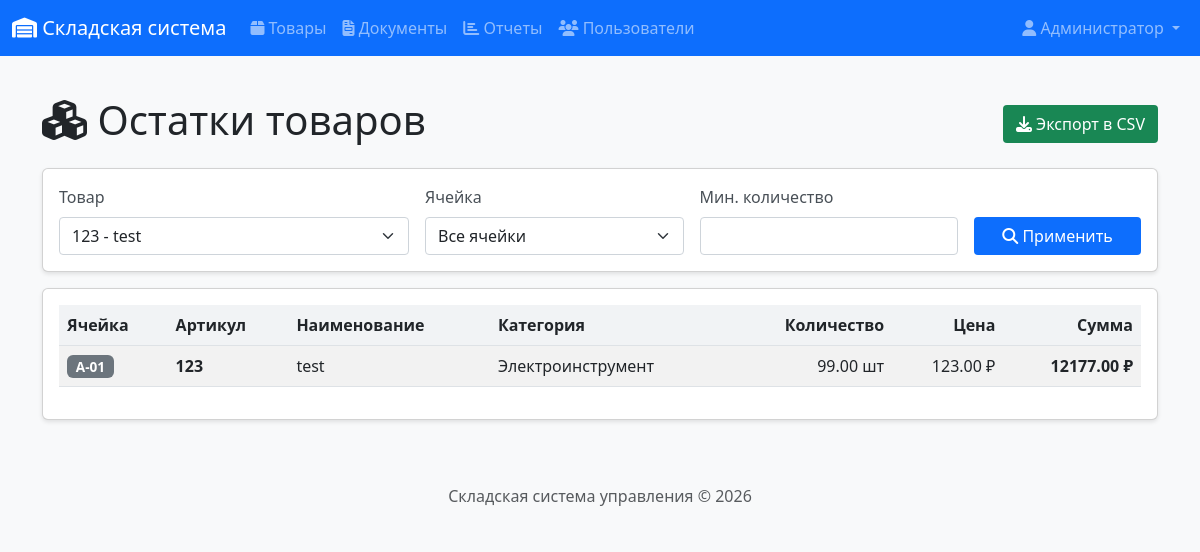
The app's page /products/stock?product_id=2 (signed in), older data.
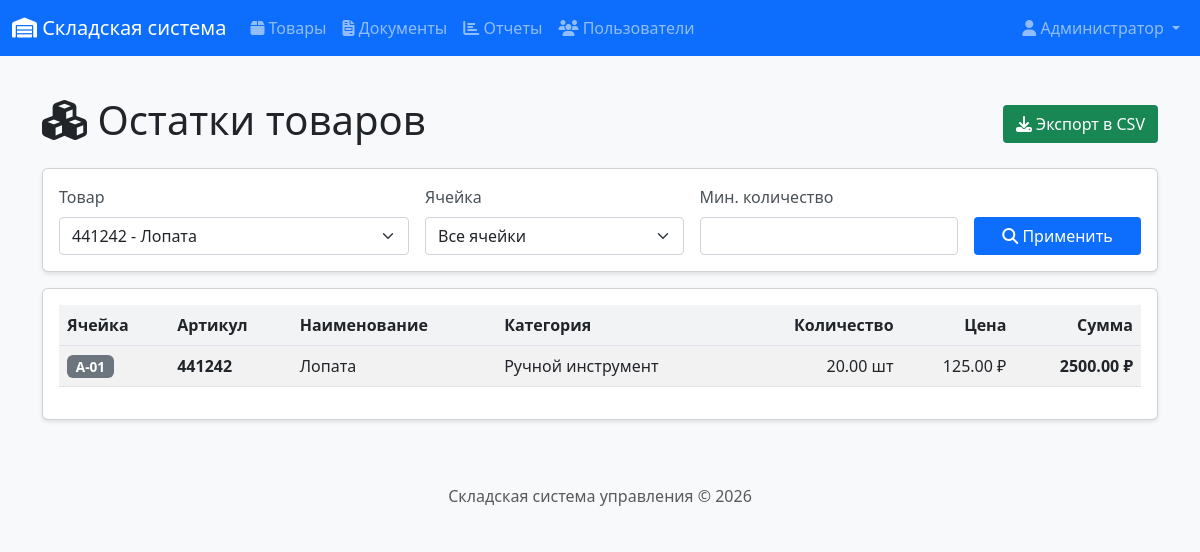
The same page, newer data.
### app/models.py (models this page shows, shortened)
class StockBalance(db.Model):
    __tablename__ = 'stock_balances'
    id = db.Column(db.Integer, primary_key=True)
    product_id = db.Column(db.Integer, db.ForeignKey('products.id'), nullable=False)
    cell_id = db.Column(db.Integer, db.ForeignKey('warehouse_cells.id'), nullable=False)
    quantity = db.Column(db.Numeric(10, 2), nullable=False, default=0)
    last_updated = db.Column(db.DateTime, default=datetime.utcnow, onupdate=datetime.utcnow)
    __table_args__ = (db.UniqueConstraint('product_id', 'cell_id', name='unique_product_cell'),)

class Product(db.Model):
    __tablename__ = 'products'
    id = db.Column(db.Integer, primary_key=True)
    article = db.Column(db.String(50), unique=True, nullable=False)
    name = db.Column(db.String(200), nullable=False)
    unit = db.Column(db.String(20), nullable=False, default='шт')  # шт, кг, м
    price = db.Column(db.Numeric(10, 2), nullable=False, default=0)
    category_id = db.Column(db.Integer, db.ForeignKey('categories.id'))
    supplier_id = db.Column(db.Integer, db.ForeignKey('suppliers.id'))
    created_at = db.Column(db.DateTime, default=datetime.utcnow)
    updated_at = db.Column(db.DateTime, default=datetime.utcnow, onupdate=datetime.utcnow)
    balances = db.relationship('StockBalance', backref='product', lazy='dynamic')
    document_items = db.relationship('DocumentItem', backref='product', lazy='dynamic')

class Category(db.Model):
    __tablename__ = 'categories'
    id = db.Column(db.Integer, primary_key=True)
    name = db.Column(db.String(50), nullable=False, unique=True)
    description = db.Column(db.String(200))
    products = db.relationship('Product', backref='category', lazy='dynamic')

class WarehouseCell(db.Model):
    __tablename__ = 'warehouse_cells'
    id = db.Column(db.Integer, primary_key=True)
    name = db.Column(db.String(20), unique=True, nullable=False)  # A-01, B-12 и т.д.
    description = db.Column(db.String(100))
    balances = db.relationship('StockBalance', backref='cell', lazy='dynamic')

### app/routes/products.py (the view)
@bp.route('/stock')
@login_required
def stock_balance():
    form = StockFilterForm()
    form.product_id.choices = [(0, '-- Все товары --')] + [
        (p.id, f"{p.article} - {p.name}") for p in Product.query.all()
    ]
    form.cell_id.choices = [(0, '-- Все ячейки --')] + [
        (c.id, c.name) for c in WarehouseCell.query.all()
    ]
    product_id = request.args.get('product_id', 0, type=int)
    cell_id = request.args.get('cell_id', 0, type=int)
    min_quantity = request.args.get('min_quantity', type=float)
    query = StockBalance.query
    if product_id and product_id != 0:
        query = query.filter_by(product_id=product_id)
    if cell_id and cell_id != 0:
        query = query.filter_by(cell_id=cell_id)
    balances = query.all()
    if min_quantity:
        balances = [b for b in balances if b.quantity >= min_quantity]
    return render_template('products/stock.html',
                          title='Остатки товаров',
                          balances=balances,
                          form=form,
                          product_id=product_id,
                          cell_id=cell_id,
                          min_quantity=min_quantity)

### app/forms.py
class StockFilterForm(FlaskForm):
    product_id = SelectField('Товар', coerce=int, validators=[Optional()], choices=[])
    cell_id = SelectField('Ячейка', coerce=int, validators=[Optional()], choices=[])
    min_quantity = FloatField('Мин. количество', validators=[Optional(), NumberRange(min=0)])
    submit = SubmitField('Применить фильтр')

### app/__init__.py (called while the page is built)
@login_manager.user_loader
def load_user(user_id):
    from app.models import User
    return User.query.get(int(user_id))

### app/models.py (called while the page is built)
    def is_admin(self):
        return self.role == 'admin'

### app/templates/products/stock.html (shortened to what this page needs)
{% extends "base.html" %}
{% block content %}
<div class="d-flex justify-content-between align-items-center mb-3">
    <h1><i class="fas fa-cubes"></i> Остатки товаров</h1>
    <a href="{{ url_for('reports.export_stock') }}" class="btn btn-success">
        <i class="fas fa-download"></i> Экспорт в CSV
    </a>
</div>
<div class="card mb-3">
    <div class="card-body">
        <form method="GET" class="row g-3">
            <div class="col-md-4">
                <label class="form-label">Товар</label>
                <select name="product_id" class="form-select">
                    {% for p in form.product_id.choices[1:] %}
                    <option value="{{ p[0] }}" {% if product_id == p[0] %}selected{% endif %}>
                        {{ p[1] }}
                    </option>
                    {% endfor %}
                </select>
            </div>
            <div class="col-md-3">
                <label class="form-label">Ячейка</label>
                <select name="cell_id" class="form-select">
                    <option value="0">Все ячейки</option>
                </select>
            </div>
            <div class="col-md-3">
                <label class="form-label">Мин. количество</label>
                <input type="number" name="min_quantity" class="form-control"
                       value="{{ min_quantity or '' }}" step="0.01" min="0">
            </div>
            <div class="col-md-2 d-flex align-items-end">
                <button type="submit" class="btn btn-primary w-100">
                    <i class="fas fa-search"></i> Применить
                </button>
            </div>
        </form>
    </div>
</div>
<div class="card">
    <div class="card-body">
        <div class="table-responsive">
            <table class="table table-striped table-hover">
                <thead>
                    <tr>
                        <th>Ячейка</th>
                        <th>Артикул</th>
                        <th>Наименование</th>
                        <th>Категория</th>
                        <th class="text-end">Количество</th>
                        <th class="text-end">Цена</th>
                        <th class="text-end">Сумма</th>
                    </tr>
                </thead>
                <tbody>
                    {% for balance in balances %}
                    <tr>
                        <td><span class="badge bg-secondary">{{ balance.cell.name }}</span></td>
                        <td><strong>{{ balance.product.article }}</strong></td>
                        <td>{{ balance.product.name }}</td>
                        <td>{{ balance.product.category.name if balance.product.category else '-' }}</td>
                        <td class="text-end">{{ balance.quantity }} {{ balance.product.unit }}</td>
                        <td class="text-end">{{ balance.product.price|round(2) }} ₽</td>
                        <td class="text-end"><strong>{{ (balance.quantity * balance.product.price)|round(2) }} ₽</strong></td>
                    </tr>
                    {% else %}
                    <tr>
                        <td colspan="7" class="text-center text-muted">
                            Нет данных по остаткам
                        </td>
                    </tr>
                    {% endfor %}
                </tbody>
            </table>
        </div>
    </div>
</div>
{% endblock %}

Row changes from the older to the newer data that the page shows:
changed StockBalance "шт": product.article "123" → "441242"; product.name "test" → "Лопата"; product.category "Электроинструмент" → "Ручной инструмент"; quantity "99.00" → "20.00"; product.price "123.00" → "125.00"; (balance.quantity*balance.product.price)|round(2) "12177.00" → "2500.00"
Text that changed along with them:
form field product_id: "123 - test" → "441242 - Лопата"
